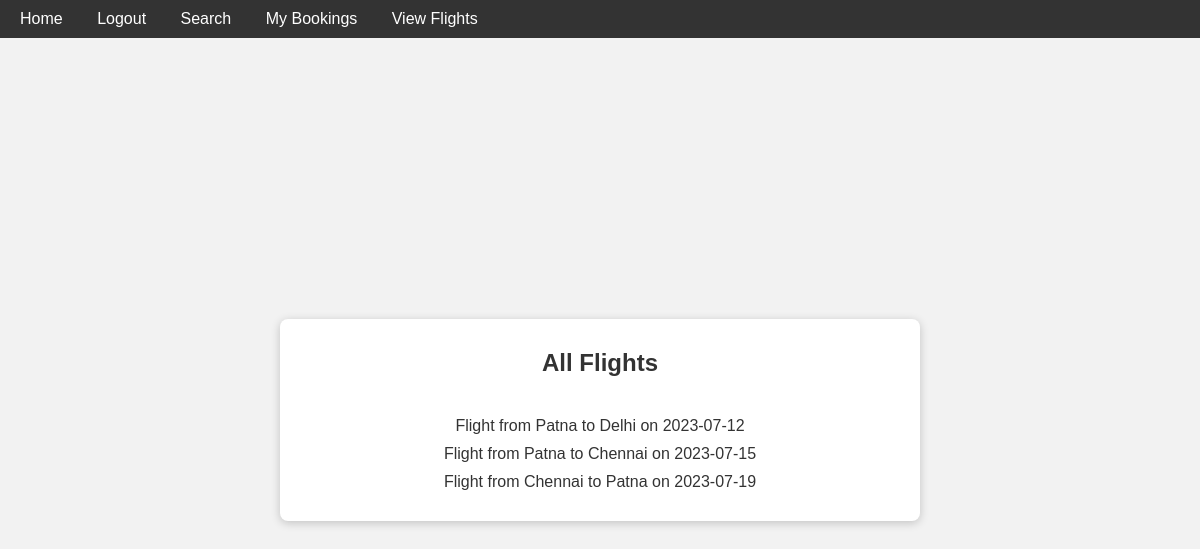
The page /view-flights (signed in) on the database its author committed.
### main.py (models this page shows)
class Flight(db.Model):
    id = db.Column(db.Integer, primary_key=True)
    flight_number = db.Column(db.String(20), nullable=False)
    location = db.Column(db.String(20), nullable = False)
    destination =  db.Column(db.String(20), nullable = False)
    date = db.Column(db.Date(), nullable = False )
    available_seats = db.Column(db.Integer, nullable=False)

### main.py (the view)
@app.route('/view-flights', methods=['GET'])
@login_required
def view_flights():
    flights = Flight.query.all()
    return render_template('view_flights.html', flights=flights)

### main.py (called while the page is built)
@login_manager.user_loader
def load_user(user_id):
    return User.query.get(int(user_id))

### templates/view_flights.html (shortened to what this page needs)
{% extends 'layout.html' %}
{% block content %}
<div class="container">
    <h1>All Flights</h1>
    <ul>
        {% for flight in flights %}
            <li>
                <a href="{{ url_for('book_flight', flight_id=flight.id) }}">
                    Flight from {{ flight.location }} to {{ flight.destination }} on {{ flight.date }}
                </a>
            </li>
        {% endfor %}
    </ul>
</div>
{% endblock %}

### templates/layout.html (style rules this page uses)
body { margin: 0; padding: 0; }

### templates/view_flights.html (style rules this page uses)
body { background-color: #f2f2f2; color: #333; font-family: Arial, sans-serif; margin: 0; padding: 0; display: flex; justify-content: center; align-items: center; height: 100vh; }
.container { width: 600px; background-color: #fff; padding: 20px; border-radius: 8px; box-shadow: 0px 2px 10px rgba(0, 0, 0, 0.2); text-align: center; }
h1 { font-size: 24px; color: #333; margin-top: 10px; margin-bottom: 40px; }
ul { list-style-type: none; padding: 0; margin: 0; text-align: center; }
li { margin-bottom: 10px; }
a { color: #333; text-decoration: none; }

### rows shown on the page
Flight: location "Patna", destination "Delhi", date "2023-07-12"
Flight: location "Patna", destination "Chennai", date "2023-07-15"
Flight: location "Chennai", destination "Patna", date "2023-07-19"
